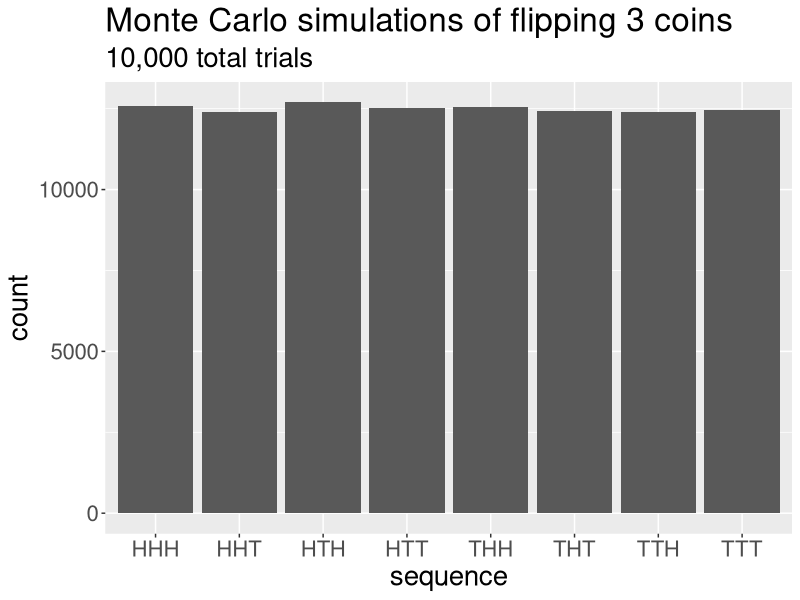
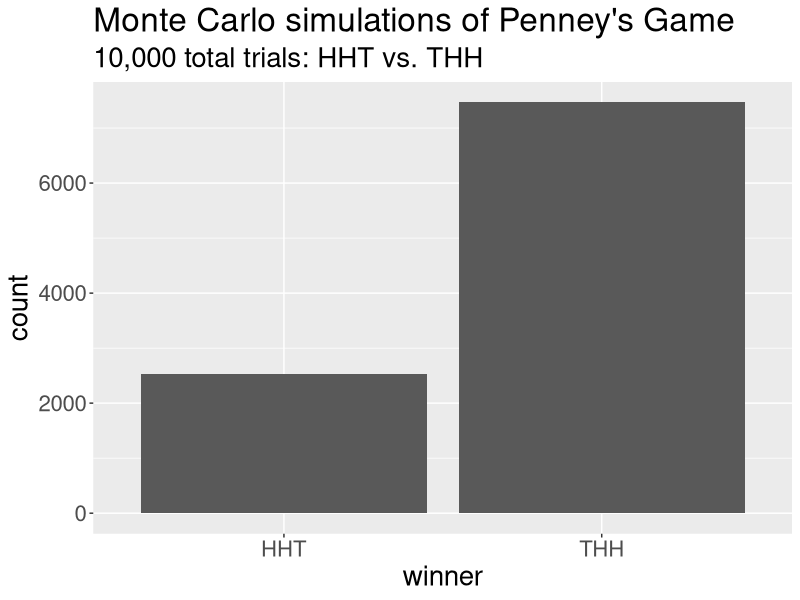
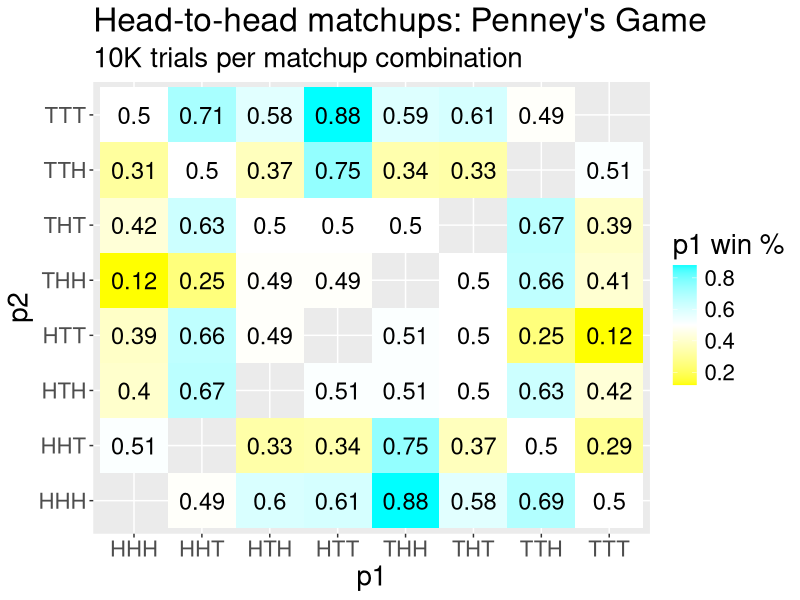

Reproduce these figures in R, in order.
## ---- chunk 1
#| message: false

library(ggplot2)
library(dplyr)
library(tidyr)
library(stringr)
## ---- chunk 2
# the first line makes a vector of 10,000 strings like "HTH" or "TTT"

replicate(1e5, paste0(sample(c("H", "T"), 3, replace = T), collapse = "")) %>%
  tibble(sequence = .) %>%
  arrange(sequence) %>%
  ggplot(aes(x = sequence)) +
    geom_bar(stat = "count") +
    labs(title = "Monte Carlo simulations of flipping 3 coins",
         subtitle = "10,000 total trials") +
    theme(text = element_text(size = 20))
## ---- chunk 3
# This function will take two strings of coin flips and return the one that occurs
# first in a long sequence of coin flips.

penney <- function(p1, p2){         # p1 and p2 are strings like "HHT", "HTT"
  p1 <- unlist(str_split(p1, ""))   # split string into vector of length 3
  p2 <- unlist(str_split(p2, ""))
  flips <- sample(c("H", "T"), 3, replace = T) 
    # initialize flips with first 3 coin flips
    
    # on each pass of the while loop, push the first two coins forward in the list,
    # then sample a new coin for the third one; for instance, HTH becomes TH? where
    # ? is the result of a new coin flip
    
  while(!all(p1 == flips) & !all(p2 == flips)){
    flips[1:2] <- flips[2:3]
    flips[3] <- sample(c("H", "T"), 1)
  }
    
  ifelse(all(p1 == flips), 
         paste0(p1, collapse = ""), 
         paste0(p2, collapse = ""))  # output winning sequence
}
## ---- chunk 4
replicate(10000, penney("HHT", "THH")) %>%
  tibble(winner = .) %>%
  arrange(winner) %>%
  ggplot(aes(x = winner)) +
    geom_bar(stat = "count") +
    labs(title = "Monte Carlo simulations of Penney's Game",
         subtitle = "10,000 total trials: HHT vs. THH") +
    theme(text = element_text(size = 20))
## ---- chunk 5
# this helper function takes two coin sequences, simulates Penney's game many
# times, and returns the proportion of times the *first* sequence wins
penney_wrapper <- function(p1, p2){
  mean(replicate(1e4, penney(p1, p2)) == p1)
}

# make a data frame with all combinations of sequences
results <-
  c("HHH", "HHT", "HTH", "HTT", "THH", "THT", "TTH", "TTT") %>%
  combn(2) %>%
  t() %>%
  as.data.frame()

names(results) <- c("p1", "p2")

results <- 
  results %>%
  rowwise() %>%
  mutate(p1_wins = penney_wrapper(p1, p2)) %>%
  mutate(p1_wins = round(p1_wins, 2))

# since we simulated only half of the matchups, we can just mirror
# the results to flip p1 and p2 rather than resimulating
results <-
  tibble(
    p1 = results$p2,
    p2 = results$p1,
    p1_wins = 1 - results$p1_wins
  ) %>%
    bind_rows(results)

results %>%
  ggplot(aes(x = p1, y = p2, fill = p1_wins)) +
    geom_tile() +
    geom_text(aes(label = p1_wins), size = 6) +
    scale_fill_gradient2(low = "yellow", mid = "white", 
                         high = "cyan", midpoint = 0.5) +
    labs(title = "Head-to-head matchups: Penney's Game",
         subtitle = "10K trials per matchup combination",
         fill = "p1 win %") +
    theme(text = element_text(size = 20))
